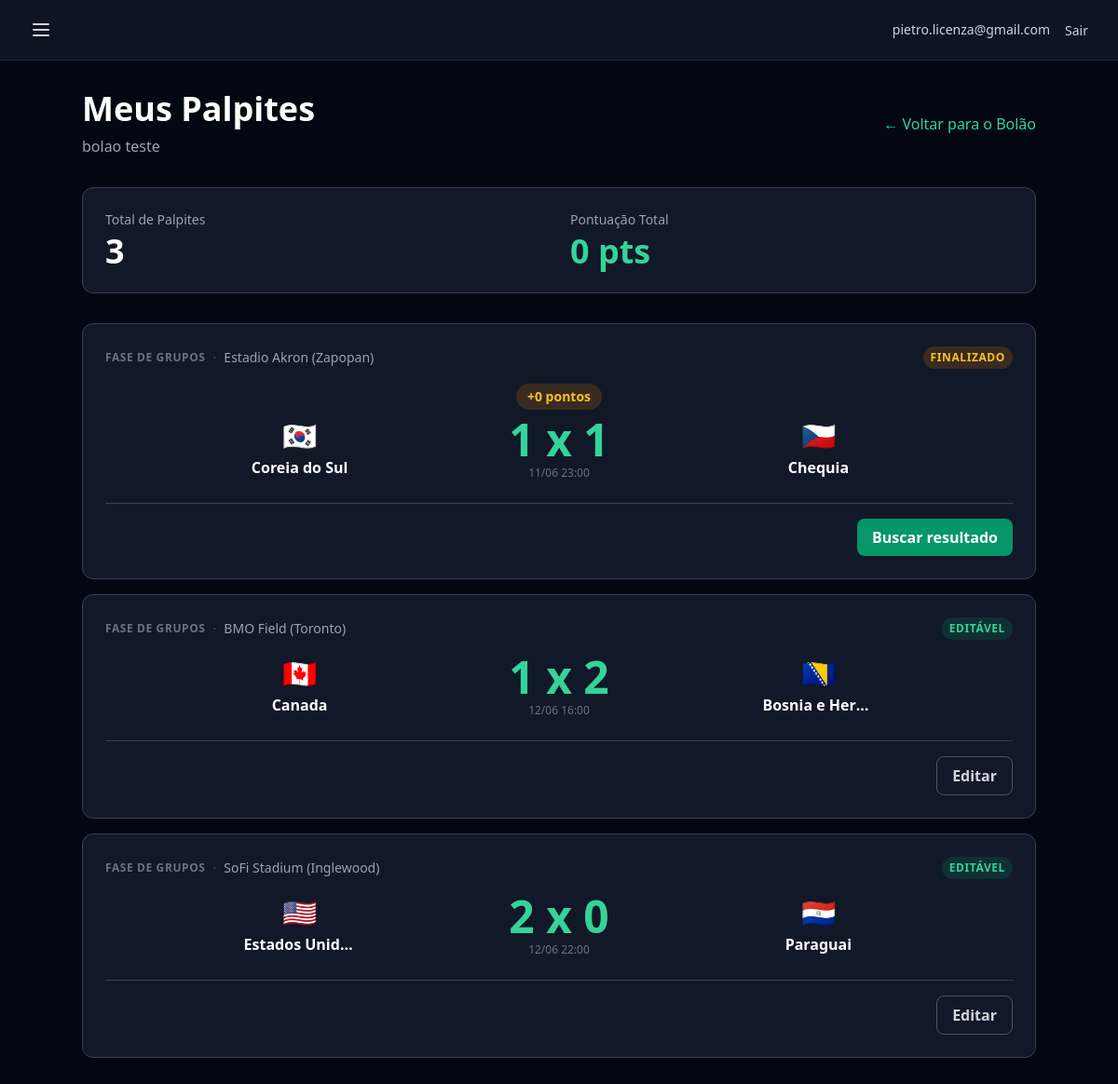
/pools/7/predictions/ (signed in), run on the app's committed database.
### users/models.py (models this page shows, shortened)
class CustomUser(AbstractUser):
    email = models.EmailField(unique=True)
    created_at = models.DateTimeField(auto_now_add=True)
    updated_at = models.DateTimeField(auto_now=True)
    username = None
    USERNAME_FIELD = 'email'
    REQUIRED_FIELDS = []
    objects = CustomUserManager()

### pools/models.py (models this page shows, shortened)
class Pool(models.Model):
    name = models.CharField(max_length=100)
    description = models.TextField(blank=True)
    invite_token = models.UUIDField(default=uuid.uuid4, unique=True)
    created_by = models.ForeignKey(
        settings.AUTH_USER_MODEL,
        on_delete=models.CASCADE,
        related_name='created_pools',
    )
    created_at = models.DateTimeField(auto_now_add=True)
    updated_at = models.DateTimeField(auto_now=True)

### predictions/models.py (models this page shows, shortened)
class Prediction(models.Model):
    user = models.ForeignKey(
        settings.AUTH_USER_MODEL,
        on_delete=models.CASCADE,
        related_name='predictions',
    )
    match = models.ForeignKey(
        Match,
        on_delete=models.CASCADE,
        related_name='predictions',
    )
    pool = models.ForeignKey(
        Pool,
        on_delete=models.CASCADE,
        related_name='predictions',
    )
    home_score = models.PositiveIntegerField()
    away_score = models.PositiveIntegerField()
    points = models.IntegerField(default=0)
    created_at = models.DateTimeField(auto_now_add=True)
    updated_at = models.DateTimeField(auto_now=True)
    class Meta:
        unique_together = ('user', 'match', 'pool')

### matches/models.py (models this page shows, shortened)
class Round(models.Model):
    PHASE_CHOICES = (
        ('grupo', 'Fase de Grupos'),
        ('trinta_dois_avos', '16-avos de Final'),
        ('oitavas', 'Oitavas de Final'),
        ('quartas', 'Quartas de Final'),
        ('semi', 'Semifinal'),
        ('terceiro_lugar', 'Terceiro Lugar'),
        ('final', 'Final'),
    )
    name = models.CharField(max_length=100)
    order = models.PositiveIntegerField()
    phase = models.CharField(max_length=20, choices=PHASE_CHOICES)
    start_date = models.DateField(null=True, blank=True)
    end_date = models.DateField(null=True, blank=True)
    created_at = models.DateTimeField(auto_now_add=True)
    updated_at = models.DateTimeField(auto_now=True)
    class Meta:
        ordering = ('order',)

class Stadium(models.Model):
    name = models.CharField(max_length=200)
    city = models.CharField(max_length=100)
    country = models.CharField(max_length=100)
    capacity = models.PositiveIntegerField()
    created_at = models.DateTimeField(auto_now_add=True)
    updated_at = models.DateTimeField(auto_now=True)
    def __str__(self):
        return f'{self.name} ({self.city})'

class Team(models.Model):
    class Confederation(models.TextChoices):
        CONMEBOL = 'CONMEBOL', 'CONMEBOL'
        UEFA = 'UEFA', 'UEFA'
        CAF = 'CAF', 'CAF'
        AFC = 'AFC', 'AFC'
        OFC = 'OFC', 'OFC'
        CONCACAF = 'CONCACAF', 'CONCACAF'
    name = models.CharField(max_length=100)
    name_en = models.CharField(max_length=100, blank=True, default='')
    country_code = models.CharField(max_length=3, unique=True)
    flag_emoji = models.CharField(max_length=10, blank=True)
    confederation = models.CharField(
        max_length=10,
        choices=Confederation.choices,
        blank=True,
    )
    created_at = models.DateTimeField(auto_now_add=True)
    updated_at = models.DateTimeField(auto_now=True)

class Match(models.Model):
    STATUS_CHOICES = (
        ('agendado', 'Agendado'),
        ('em_andamento', 'Em andamento'),
        ('finalizado', 'Finalizado'),
    )
    round = models.ForeignKey(
        Round,
        on_delete=models.CASCADE,
        related_name='matches',
    )
    stadium = models.ForeignKey(
        Stadium,
        on_delete=models.PROTECT,
        related_name='matches',
    )
    home_team = models.ForeignKey(
        Team,
        on_delete=models.PROTECT,
        related_name='home_matches',
    )
    away_team = models.ForeignKey(
        Team,
        on_delete=models.PROTECT,
        related_name='away_matches',
    )
    match_datetime = models.DateTimeField()
    home_score = models.PositiveIntegerField(null=True, blank=True)
    away_score = models.PositiveIntegerField(null=True, blank=True)
    status = models.CharField(
        max_length=20,
        choices=STATUS_CHOICES,
        default='agendado',
    )
    external_id = models.PositiveIntegerField(
        null=True,
        blank=True,
        db_index=True,
    )
    penalties_home = models.PositiveSmallIntegerField(
        null=True,
        blank=True,
    )
    penalties_away = models.PositiveSmallIntegerField(
        null=True,
        blank=True,
    )
    elapsed_minute = models.PositiveSmallIntegerField(
        null=True,
        blank=True,
    )
    created_at = models.DateTimeField(auto_now_add=True)
    updated_at = models.DateTimeField(auto_now=True)
    class Meta:
        ordering = ('match_datetime',)

### predictions/views.py (the view)
class MyPredictionsListView(LoginRequiredMixin, ListView):
    template_name = 'predictions/my_predictions.html'
    context_object_name = 'prediction_items'
    def get_queryset(self):
        self.pool = get_object_or_404(Pool, pk=self.kwargs['pool_id'])
        return Prediction.objects.filter(
            user=self.request.user,
            pool=self.pool,
        ).select_related(
            'match__home_team',
            'match__away_team',
            'match__stadium',
            'match__round',
        ).order_by('match__match_datetime')
    def dispatch(self, request, *args, **kwargs):
        self.pool = get_object_or_404(Pool, pk=self.kwargs['pool_id'])
        if not PoolMember.objects.filter(
            pool=self.pool,
            user=request.user,
        ).exists():
            messages.error(request, 'Você precisa ser membro deste bolão para acessar.')
            return redirect(reverse('pool_detail', kwargs={'pk': self.pool.pk}))
        return super().dispatch(request, *args, **kwargs)
    def get_context_data(self, **kwargs):
        context = super().get_context_data(**kwargs)
        context['pool'] = self.pool
        now = timezone.now()
        items = []
        total_points = 0
        for prediction in context['prediction_items']:
            match = prediction.match
            if match.status == 'finalizado':
                status_label = 'finalizado'
            elif match.match_datetime <= now:
                status_label = 'bloqueado'
            else:
                status_label = 'editavel'
            total_points += prediction.points or 0
            items.append({
                'prediction': prediction,
                'match': match,
                'home_team': match.home_team,
                'away_team': match.away_team,
                'match_datetime': match.match_datetime,
                'stadium': match.stadium,
                'round': match.round,
                'predicted_home_score': prediction.home_score,
                'predicted_away_score': prediction.away_score,
                'points_earned': prediction.points or 0,
                'status_label': status_label,
            })
        context['prediction_items'] = items
        context['totals'] = {
            'total_predictions': len(items),
            'total_points': total_points,
        }
        return context

### templates/predictions/my_predictions.html (shortened to what this page needs)
{% extends 'base.html' %}
{% block content %}
<div class='max-w-5xl mx-auto'>
    <div class='flex items-center justify-between mb-8'>
        <div>
            <h1 class='text-3xl md:text-4xl font-bold text-white'>Meus Palpites</h1>
            <p class='text-gray-400 mt-2'>{{ pool.name }}</p>
        </div>
        <a href='{% url "pool_detail" pk=pool.pk %}' class='text-emerald-400 hover:text-emerald-300 transition-colors duration-200'>
            &larr; Voltar para o Bolão
        </a>
    </div>
    <div class='bg-gray-900 border border-gray-700 rounded-xl p-6 mb-8'>
        <div class='grid grid-cols-1 md:grid-cols-2 gap-6'>
            <div class='flex flex-col items-center md:items-start'>
                <span class='text-sm font-medium text-gray-400'>Total de Palpites</span>
                <span class='text-3xl md:text-4xl font-bold text-white mt-1'>{{ totals.total_predictions }}</span>
            </div>
            <div class='flex flex-col items-center md:items-start'>
                <span class='text-sm font-medium text-gray-400'>Pontuação Total</span>
                <span class='text-3xl md:text-4xl font-bold text-emerald-400 mt-1'>{{ totals.total_points }} pts</span>
            </div>
        </div>
    </div>
    {% if prediction_items %}
        <div class='space-y-4'>
            {% for item in prediction_items %}
                <div class='bg-gray-900 border border-gray-700 rounded-xl p-6 hover:border-emerald-500/50 transition-colors duration-200'>
                    <div class='flex items-center justify-between mb-4'>
                        <div class='flex items-center gap-2 text-sm'>
                            <span class='text-xs font-semibold uppercase tracking-wider text-gray-500'>{{ item.round.name }}</span>
                            <span class='text-gray-600'>·</span>
                            <span class='text-gray-400'>{{ item.stadium }}</span>
                        </div>
                        {% if item.status_label == 'editavel' %}
                            <span class='text-xs font-semibold uppercase tracking-wider px-2 py-1 rounded-full bg-emerald-600/20 text-emerald-400'>Editável</span>
                        {% elif item.status_label == 'bloqueado' %}
                            <span class='text-xs font-semibold uppercase tracking-wider px-2 py-1 rounded-full bg-red-600/20 text-red-400'>Bloqueado</span>
                        {% else %}
                            <span class='text-xs font-semibold uppercase tracking-wider px-2 py-1 rounded-full bg-amber-600/20 text-amber-400'>Finalizado</span>
                        {% endif %}
                    </div>
                    {% if item.status_label == 'finalizado' %}
                        <div class='flex justify-center mb-2'>
                            <span class='text-sm font-bold px-3 py-1 rounded-full bg-amber-600/20 text-amber-400'>
                                +{{ item.points_earned }} pontos
                            </span>
                        </div>
                    {% endif %}
                    <div class='flex items-center justify-between gap-4'>
                        <div class='flex flex-col items-center gap-1 flex-1 min-w-0'>
                            <span class='text-3xl'>{{ item.home_team.flag_emoji }}</span>
                            <span class='text-white font-semibold truncate max-w-[120px]'>{{ item.home_team.name }}</span>
                        </div>
                        <div class='flex flex-col items-center gap-1'>
                            {% if item.predicted_home_score is not None and item.predicted_away_score is not None %}
                                <span class='text-5xl font-bold text-emerald-400 tabular-nums'>
                                    {{ item.predicted_home_score }} x {{ item.predicted_away_score }}
                                </span>
                            {% else %}
                                <span class='text-4xl font-bold text-gray-600 tabular-nums'>
                                    --- x ---
                                </span>
                            {% endif %}
                            <span class='text-gray-500 text-xs'>{{ item.match_datetime|date:"d/m H:i" }}</span>
                        </div>
                        <div class='flex flex-col items-center gap-1 flex-1 min-w-0'>
                            <span class='text-3xl'>{{ item.away_team.flag_emoji }}</span>
                            <span class='text-white font-semibold truncate max-w-[120px]'>{{ item.away_team.name }}</span>
                        </div>
                    </div>
                    <div class='mt-6 pt-4 border-t border-gray-700 flex items-center justify-between gap-3 flex-wrap'>
                        <div class='flex items-center gap-3'>
                            {% if item.status_label == 'editavel' %}
                                <a href='{% url "prediction_update" pool_id=pool.pk match_id=item.match.pk %}' class='border border-gray-600 hover:border-emerald-500 text-gray-300 hover:text-emerald-400 font-semibold rounded-lg px-4 py-2 transition-colors duration-200'>
                                    Editar
                                </a>
                            {% endif %}
                            {% if item.status_label == 'bloqueado' or item.status_label == 'finalizado' %}
                                {% include 'live/partials/sync_button.html' with match=item.match %}
                            {% endif %}
                        </div>
                    </div>
                </div>
            {% endfor %}
        </div>
    {% endif %}
</div>
{% endblock %}

### templates/base.html (shortened to what this page needs)
<!DOCTYPE html>
<html lang='pt-br'>
<head>
    <script src='https://cdn.tailwindcss.com'></script>
</head>
<body class='bg-gray-950 min-h-screen text-white'>
    <nav class='bg-gray-900/80 backdrop-blur-md border-b border-gray-800 sticky top-0 z-50'>
        <div class='max-w-7xl mx-auto px-4 sm:px-6 lg:px-8'>
            <div class='flex justify-between h-16 items-center'>
                <button id='menu-btn' class='text-gray-300 hover:text-white p-2 -ml-2 rounded-lg hover:bg-gray-800 transition-colors duration-200' aria-label='Abrir menu'>
                    <svg class='w-6 h-6' fill='none' stroke='currentColor' viewBox='0 0 24 24'>
                        <path stroke-linecap='round' stroke-linejoin='round' stroke-width='2' d='M4 6h16M4 12h16M4 18h16'></path>
                    </svg>
                </button>
                <div class='flex items-center gap-4'>
                    {% if user.is_authenticated %}
                        <span class='text-gray-300 text-sm hidden sm:block'>{{ user.email }}</span>
                        <form method='post' action='{% url "logout" %}' class='inline'>
                            <button type='submit' class='text-gray-300 hover:text-emerald-400 text-sm transition-colors duration-200'>Sair</button>
                        </form>
                    {% else %}
                        <a href='{% url "login" %}' class='text-gray-300 hover:text-emerald-400 text-sm transition-colors duration-200'>Entrar</a>
                        <a href='{% url "register" %}' class='bg-emerald-600 hover:bg-emerald-500 text-white font-semibold rounded-lg px-4 py-2 text-sm transition-colors duration-200'>Cadastrar</a>
                    {% endif %}
                </div>
            </div>
        </div>
    </nav>
    <main class='max-w-7xl mx-auto px-4 sm:px-6 lg:px-8 py-8'>
        {% block content %}{% endblock %}
    </main>
</body>
</html>

### templates/live/partials/sync_button.html (shortened to what this page needs)
{% if match.external_id and user.is_authenticated %}
    <form method='post'
          action='{% url "match_sync" match.id %}'
          class='inline-block'
          data-sync>
        <button type='submit'
                data-sync-target
                class='bg-emerald-600 hover:bg-emerald-500 text-white font-semibold rounded-lg px-4 py-2 transition-colors duration-200 disabled:opacity-50 disabled:cursor-not-allowed'>
            <span data-sync-label>Buscar resultado</span>
        </button>
    </form>
{% endif %}

### data on the page
CustomUser: email "pietro.licenza@gmail.com"
Pool: name "bolao teste"
Prediction: round.name "FASE DE GRUPOS", stadium "Estadio Akron (Zapopan)", shows "FINALIZADO", points_earned "0", home_team.flag_emoji "🇰🇷", home_team.name "Coreia do Sul", predicted_home_score "1", predicted_away_score "1", match_datetime "11/06 23:00", away_team.flag_emoji "🇨🇿", away_team.name "Chequia", shows "Buscar resultado"
Prediction: round.name "FASE DE GRUPOS", stadium "BMO Field (Toronto)", shows "EDITÁVEL", home_team.flag_emoji "🇨🇦", home_team.name "Canada", predicted_home_score "1", predicted_away_score "2", match_datetime "12/06 16:00", away_team.flag_emoji "🇧🇦", away_team.name "Bosnia e Her…", shows "Editar"
Prediction: round.name "FASE DE GRUPOS", stadium "SoFi Stadium (Inglewood)", shows "EDITÁVEL", home_team.flag_emoji "🇺🇸", home_team.name "Estados Unidos", predicted_home_score "2", predicted_away_score "0", match_datetime "12/06 22:00", away_team.flag_emoji "🇵🇾", away_team.name "Paraguai", shows "Editar"

### other printed values
{{ totals.total_predictions }} "3"
{{ totals.total_points }} "0"
